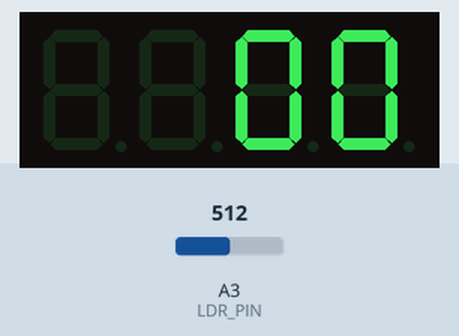
The sketch below on a simulated Arduino Uno, built with avr-gcc and run on an emulated ATmega328P. On the bench: 4-digit seven-segment display. The test bench sets the inputs (shaded band); at power-on: A3 (LDR_PIN) = 512. The local clock reads 2024-03-15 10:24:30 at power-on unless the sketch sets it; what the sketch prints to the serial monitor is not drawn.

Above: at 1.2 s.
1.3 s: A3 (LDR_PIN) set to 907
4.3 s: A3 (LDR_PIN) set to 941
7.3 s: A3 (LDR_PIN) set to 992
10.3 s: A3 (LDR_PIN) set to 1004
Timing chart, 0 to 13.3 s (numbered marks = the images above; inputs shaded):
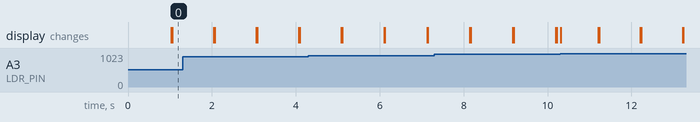

The sketch:

digital-clock.ino
```cpp
#include <Wire.h>
#include "ds3231.h"
#include <Adafruit_GFX.h>
#include "Adafruit_LEDBackpack.h"

#define LDR_PIN A3

Adafruit_7segment matrix = Adafruit_7segment();

const int BUFF_MAX = 128;
int convertedTimeHour = 0;

bool flagSetTimeMode = false;
bool timeSetFlag = false;

int setHour = 15;
int setMinute = 48;
int setSecond = 0;

int setDOW = 3;
int setDay = 30;
int setMonth = 3;
int setYear = 2022;

bool blinkColon = false;
int tcurrent = 0;
int timeHour = 0;
int timeMinute = 0;
int timeSecond = 0;

int brightness = 5;
#define BRIGHTNESS_MAX 30
#define BRIGHTNESS_MIN 1

char recv[BUFF_MAX];
unsigned long prev;
int interval = 1000;

void setup()
{
    Wire.begin();
    matrix.begin(0x70);
    DS3231_init(DS3231_INTCN);
    memset(recv, 0, BUFF_MAX);

    pinMode(LDR_PIN, INPUT);

    Serial.begin(9600);

    matrix.setBrightness(brightness);
    matrix.writeDisplay();
}

void loop()
{
    Serial.print("LDR: ");
    Serial.print(1024 - analogRead(LDR_PIN));
    Serial.print(" Brightness: ");
    Serial.println(brightness);

    while (flagSetTimeMode)
    {
        timeSetFlag = true;
        break;
    }

    if (timeSetFlag)
    {
        flagSetTimeMode = false;
        timeSetFlag = false;
        sendTime();
    }

    unsigned long now = millis();
    struct ts t;

    if ((now - prev > interval) && (Serial.available() <= 0))
    {
        DS3231_get(&t);
        prev = now;
    }

    timeHour = t.hour;
    timeMinute = t.min;
    timeSecond = t.sec;

    int currentTime = timeHour * 100 + timeMinute;

    matrix.print(currentTime);
    if (t.min < 10)
        matrix.writeDigitNum(3, 0);
    if (t.sec != tcurrent)
    {
        blinkColon = !blinkColon;
        tcurrent = t.sec;
    }

    matrix.drawColon(blinkColon);

    int new_brightness = map(
        min(max(1024 - analogRead(LDR_PIN), BRIGHTNESS_MIN), BRIGHTNESS_MAX),
        BRIGHTNESS_MIN, BRIGHTNESS_MAX, 0, 15);

    if (abs(new_brightness - brightness) > 2)
        brightness = new_brightness;

    matrix.setBrightness(brightness);

    matrix.writeDisplay();
}

void sendTime()
{
    struct ts t;
    t.sec = setSecond;
    t.min = setMinute;
    t.hour = setHour;
    t.wday = setDOW;
    t.mday = setDay;
    t.mon = setMonth;
    t.year = setYear;
    DS3231_set(t);
}
```
